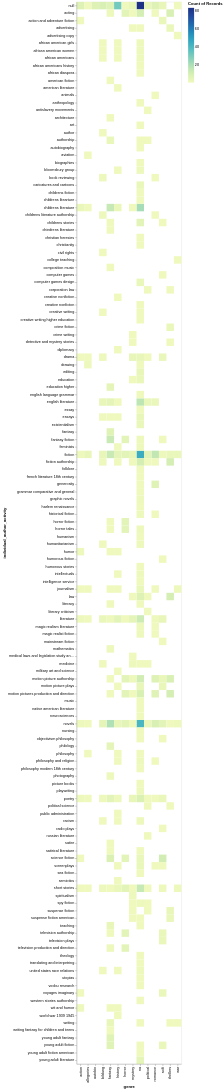

The code cell stored with this chart in its notebook:
### Markdown cell above
Now Altair can count how often each genre and individual activity occur together. This first chart deliberately includes every individual activity so that we can see what happens when a categorical field contains many distinct values:

### Code cell
alt.Chart(exploded_novels_df).mark_rect().encode(
    x='genre:N',
    y='individual_author_activity:N',
    color='count():Q',
    tooltip=[
        'genre:N',
        'individual_author_activity:N',
        'count():Q'
    ]
)

### Figure 1 — Vega-Lite specification as saved in the notebook (floating-point values rounded to 4 significant figures; data arrays with more than 128 entries replaced by an {"elided": "..."} marker saying what was removed)
{"config": {"view": {"continuousWidth": 300, "continuousHeight": 300}}, "data": {"name": "data-6d779b8c27282a693fe17ad9be87ff3b"}, "mark": {"type": "rect"}, "encoding": {"color": {"aggregate": "count", "type": "quantitative"}, "tooltip": [{"field": "genre", "type": "nominal"}, {"field": "individual_author_activity", "type": "nominal"}, {"aggregate": "count", "type": "quantitative"}], "x": {"field": "genre", "type": "nominal"}, "y": {"field": "individual_author_activity", "type": "nominal"}}, "$schema": "https://vega.github.io/schema/vega-lite/v6.1.0.json", "datasets": {"data-6d779b8c27282a693fe17ad9be87ff3b": {"elided": "1143 records"}}}
